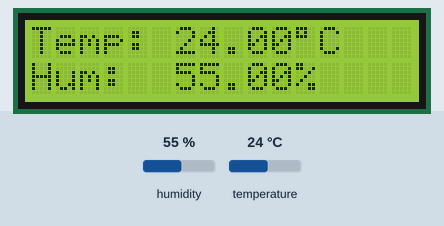
Recording of a sketch running on a simulated ESP8266 (NodeMCU). Shown: 16×2 character LCD. The inputs (shaded band) are chosen by the test bench; at power-on: humidity 55 %, temperature 24 °C. What the sketch prints to the serial monitor is not drawn.

Above: at 4.7 s.
4.8 s: humidity set to 22 %
At 6.9 s:
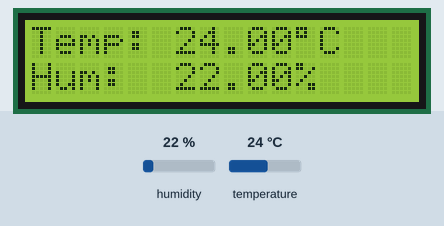
7.8 s: temperature set to 12 °C
At 9.6 s:
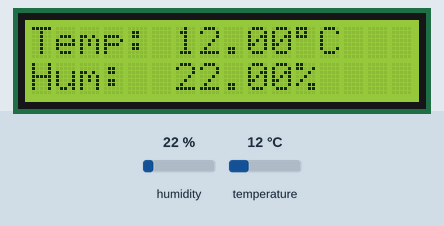
14.2 s: humidity set to 40 %
At 15.3 s:
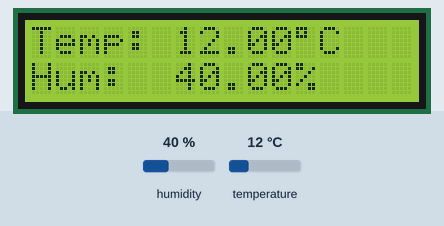
17.2 s: temperature set to 19 °C
At 19.6 s:
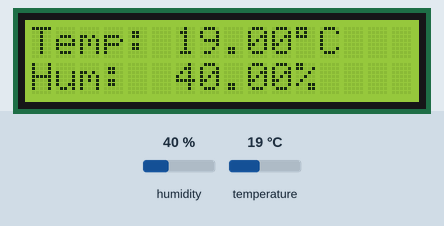
Timing chart, 0 to 21.1 s (numbered marks = the images above; inputs shaded):
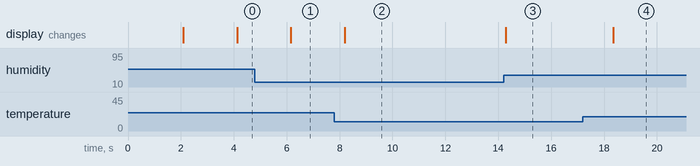

Measured:
- after the input at 4.8 s, the display: changes after 1.4 s (image 1)
- after the input at 7.8 s, the display: changes after 0.39 s (image 2)
- after the input at 14.2 s, the display: changes after 0.09 s (image 3)
- after the input at 17.2 s, the display: changes after 1.2 s (image 4)

The sketch:

DHT22_Sensor.ino
```cpp
#include <Wire.h>
#include <LiquidCrystal_I2C.h>
#include <DHT.h>

#define DHTPIN D1
#define DHTTYPE DHT22
DHT dht(DHTPIN, DHTTYPE);

LiquidCrystal_I2C lcd(0x27, 16, 2);

void setup() {

  Serial.begin(115200);
  dht.begin();

  lcd.init();
  lcd.backlight();
  lcd.clear();

  lcd.setCursor(0, 0);
  lcd.print("DHT22 Sensor");
  lcd.setCursor(0, 1);
  lcd.print("Initializing...");
  delay(2000);
  lcd.clear();
}

void loop() {

  delay(2000);

  float humidity = dht.readHumidity();
  float temperature = dht.readTemperature();

  // Check if readings failed
  if (isnan(humidity) || isnan(temperature)) {
    lcd.clear();
    lcd.setCursor(0, 0);
    lcd.print("Sensor Error!");
    Serial.println("Failed to read from DHT sensor!");
    return;
  }

  lcd.clear();
  lcd.setCursor(0, 0);
  lcd.print("Temp: ");
  lcd.print(temperature);
  lcd.print((char)223);
  lcd.print("C");

  lcd.setCursor(0, 1);
  lcd.print("Hum:  ");
  lcd.print(humidity);
  lcd.print("%");

  Serial.print("Temperature: ");
  Serial.print(temperature);
  Serial.print("°C\tHumidity: ");
  Serial.print(humidity);
  Serial.println("%");
}
```
